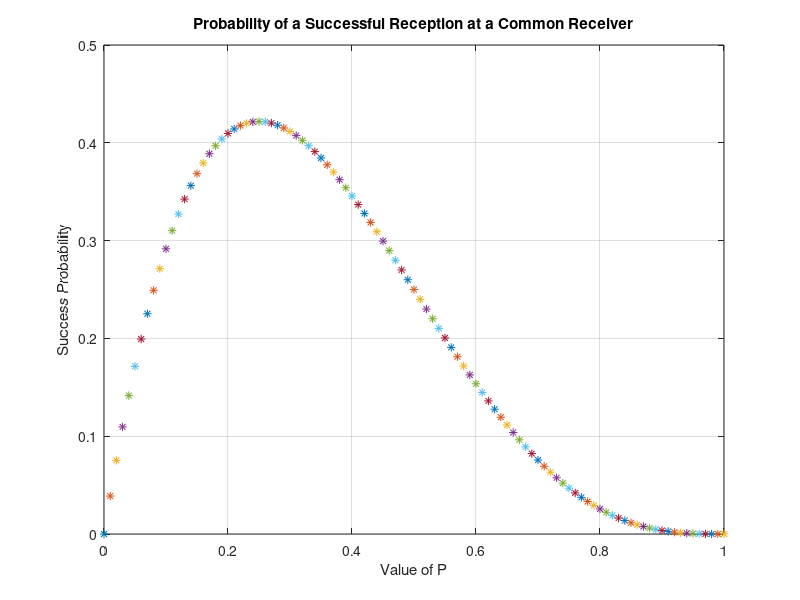

Source code (MATLAB):
%Probability of a successful reception at a common receiver

for p = 0:0.01:1
    y = 4*p*(1-p)^3;
    plot(p,y,'*');
    hold on;
end
xlabel('Value of P');
ylabel('Success Probability');
title('Probability of a Successful Reception at a Common Receiver');
grid;